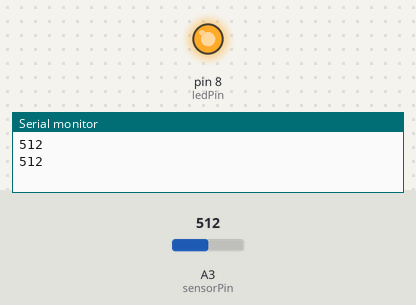
A sketch run on a simulated Arduino Uno, built with avr-gcc and run on an emulated ATmega328P. Shown: output pins drawn as LEDs (lit = HIGH), the last lines printed to the serial monitor. The inputs (shaded band) are chosen by the test bench; at power-on: A3 (sensorPin) = 512.

Above: at 1.8 s.
1.9 s: A3 (sensorPin) set to 108
3.4 s: A3 (sensorPin) set to 92
At 4.8 s:
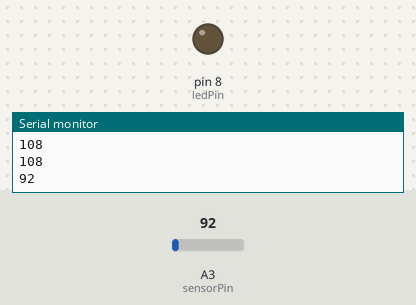
5.5 s: A3 (sensorPin) set to 110
At 6.4 s:
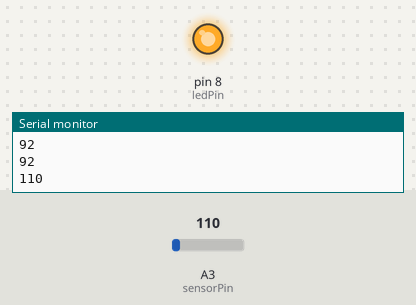
7.5 s: A3 (sensorPin) set to 90
At 9.1 s:
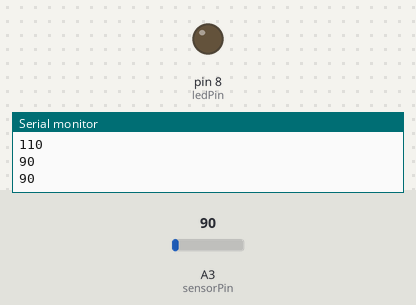
Timing chart, 0 to 10.5 s (numbered marks = the images above; inputs shaded):
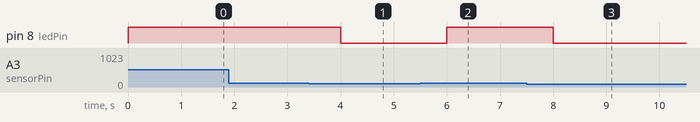

The sketch:

soundSensor.ino
```cpp
int ledPin=8;
int sensorPin=3;
int val =0;


void setup() {
  pinMode(ledPin, OUTPUT);

  Serial.begin (38400);

}

void loop() {
   val = analogRead(sensorPin);
  Serial.println (val);
  if (val>=100) {
    digitalWrite(ledPin, HIGH);
  }
  else {
    digitalWrite(ledPin, LOW);
  }

  delay(1000);

}
```

Measured:
- the behaviour switches between 100 and 99 on A3 (sensorPin) (found by bisection; images 0 and 1)
- after the input at 3.4 s, pin 8 (ledPin): HIGH → LOW after 0.60 s
- after the input at 5.5 s, pin 8 (ledPin): LOW → HIGH after 0.50 s
- after the input at 7.5 s, pin 8 (ledPin): HIGH → LOW after 0.50 s
